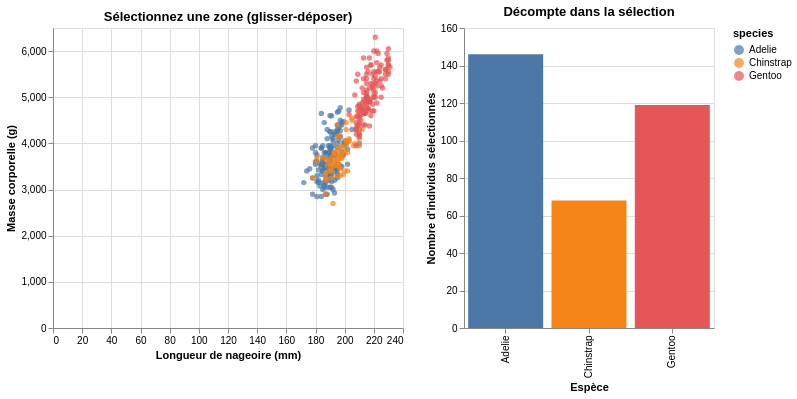

The notebook cell saved with this chart:
### Markdown cell above
### Exemple E : la différence avec Plotnine, l'interactivité en natif

Ici, on va se proposer de relier un nuage de points et un histogramme de comptage. L’interactivité va intervenir dans le sens où on va pouvoir sélectionner une zone (glisser-déposer, *brush*) dans le nuage de points, ce qui va permettre de  **filtrer dynamiquement** l'histogramme. On n’écrira aucune ligne de JavaScript à la main, c'est le compilateur Vega-Lite qui va s’occuper de la gestion des événements et fournir l’output qui va bien.

### Code cell
brush = alt.selection_interval()

scatter = alt.Chart(penguins).mark_circle(opacity=0.7).encode(
    x=alt.X("flipper_length_mm:Q", title="Longueur de nageoire (mm)"),
    y=alt.Y("body_mass_g:Q", title="Masse corporelle (g)"),
    color=alt.condition(brush, "species:N", alt.value("lightgray")),
).add_params(brush).properties(
    width=350, height=300, title="Sélectionnez une zone (glisser-déposer)"
)

bars = alt.Chart(penguins).mark_bar().encode(
    x=alt.X("species:N", title="Espèce"),
    y=alt.Y("count():Q", title="Nombre d'individus sélectionnés"),
    color="species:N",
).transform_filter(brush).properties(
    width=250, height=300, title="Décompte dans la sélection"
)

scatter | bars

### Figure 1 — Vega-Lite specification as saved in the notebook (floating-point values rounded to 4 significant figures; data arrays with more than 128 entries replaced by an {"elided": "..."} marker saying what was removed)
{"config": {"view": {"continuousWidth": 300, "continuousHeight": 300}}, "hconcat": [{"mark": {"type": "circle", "opacity": 0.7}, "encoding": {"color": {"condition": {"param": "param_54dd647193d9b3b3", "field": "species", "type": "nominal"}, "value": "lightgray"}, "x": {"field": "flipper_length_mm", "title": "Longueur de nageoire (mm)", "type": "quantitative"}, "y": {"field": "body_mass_g", "title": "Masse corporelle (g)", "type": "quantitative"}}, "height": 300, "name": "view_ff4839e9b82eabf8_0", "title": "Sélectionnez une zone (glisser-déposer)", "width": 350}, {"mark": {"type": "bar"}, "encoding": {"color": {"field": "species", "type": "nominal"}, "x": {"field": "species", "title": "Espèce", "type": "nominal"}, "y": {"aggregate": "count", "title": "Nombre d'individus sélectionnés", "type": "quantitative"}}, "height": 300, "title": "Décompte dans la sélection", "transform": [{"filter": {"param": "param_54dd647193d9b3b3"}}], "width": 250}], "data": {"name": "data-1ef37bda4ab45cf03068ee57f1040643"}, "params": [{"name": "param_54dd647193d9b3b3", "select": {"type": "interval"}, "views": ["view_ff4839e9b82eabf8_0"]}], "$schema": "https://vega.github.io/schema/vega-lite/v6.4.1.json", "datasets": {"data-1ef37bda4ab45cf03068ee57f1040643": {"elided": "333 records"}}}
